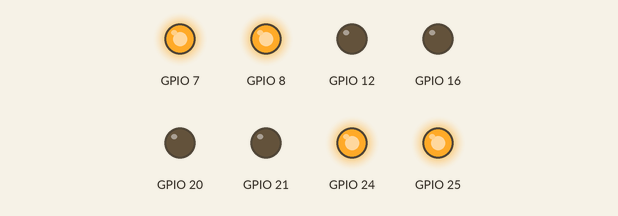
This program was run on a simulated Raspberry Pi (BCM pin numbers). Parts: output pins drawn as LEDs (lit = HIGH). At 20.0 s the program stops and its outputs stay as they are.

Above: at 0.5 s.
At 3.5 s:
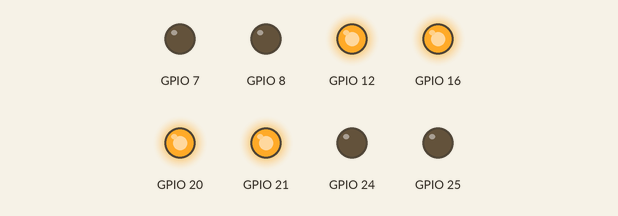
Timing chart, 0 to 4.6 s (numbered marks = the images above):
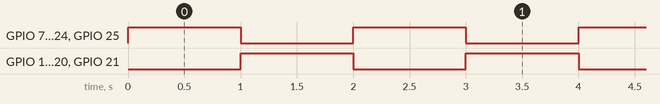

The program:

4_on_4_off.py
```python
import RPi.GPIO as gpio
import time
gpio.setmode (gpio.BCM)
gpio.setwarnings(False)


gpio.setup(24,gpio.OUT)
gpio.setup(25,gpio.OUT)
gpio.setup(8,gpio.OUT)
gpio.setup(7,gpio.OUT)
gpio.setup(12,gpio.OUT)
gpio.setup(16,gpio.OUT)
gpio.setup(20,gpio.OUT)
gpio.setup(21,gpio.OUT)

gpio.output(24,gpio.LOW)
gpio.output(25,gpio.LOW)
gpio.output(8,gpio.LOW)
gpio.output(7,gpio.LOW)
gpio.output(12,gpio.LOW)
gpio.output(16,gpio.LOW)
gpio.output(20,gpio.LOW)
gpio.output(21,gpio.LOW)

for i in range(10):
    gpio.output(24,gpio.HIGH)
    gpio.output(25,gpio.HIGH)
    gpio.output(8,gpio.HIGH)
    gpio.output(7,gpio.HIGH)
    gpio.output(12,gpio.LOW)
    gpio.output(16,gpio.LOW)
    gpio.output(20,gpio.LOW)
    gpio.output(21,gpio.LOW)

    time.sleep(1)

    gpio.output(24,gpio.LOW)
    gpio.output(25,gpio.LOW)
    gpio.output(8,gpio.LOW)
    gpio.output(7,gpio.LOW)
    gpio.output(12,gpio.HIGH)
    gpio.output(16,gpio.HIGH)
    gpio.output(20,gpio.HIGH)
    gpio.output(21,gpio.HIGH)

    time.sleep(1)
```

Measured:
- by itself, GPIO 7, GPIO 8, GPIO 24, GPIO 25: alternates HIGH for 1.0 s and LOW for 1.0 s, 20 changes in all, then stays LOW
- by itself, GPIO 12, GPIO 16, GPIO 20, GPIO 21: alternates HIGH for 1.0 s and LOW for 1.0 s, 19 changes in all, then stays HIGH
